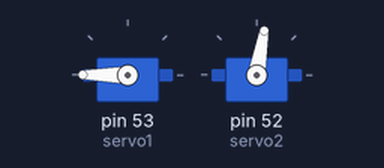
The sketch below on a simulated Arduino Mega 2560, built with avr-gcc and run on an emulated ATmega2560. Shown: 2 × servo.

Above: at 0.1 s.
At 0.9 s:
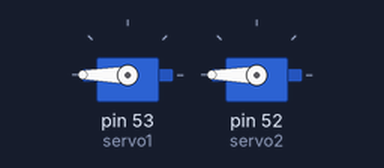
At 1.7 s:
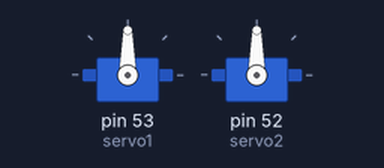
Timing chart, 0 to 3.2 s (numbered marks = the images above):
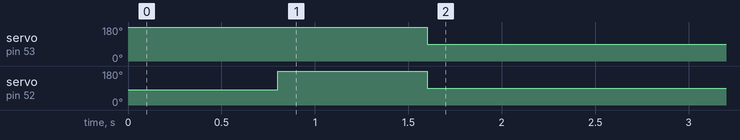

Measured:
- by itself, servo on pin 53 (servo1): 180° → 90° at 1.6 s
- by itself, servo on pin 52 (servo2): 80° → 180° at 0.80 s, → 90° 0.80 s later

The sketch:

Servo.ino
```cpp
#include <Servo.h>
Servo servo1;  // create servo object to control a servo
Servo servo2;

void pin_init(){
  servo1.attach(53);   // attaches the servo on B0 to the servo object
  servo2.attach(52);
}
void pick(unsigned char direction)
{
  if(direction=='L')
  { servo2.write(80);
    servo1.write(185);
    delay(800);
    servo2.write(180);
    delay(800);
    servo1.write(90);
    servo2.write(90);
  }
  else
  {
    servo2.write(100);
    servo1.write(5);
    delay(800);
    servo2.write(0);
    delay(800);
    servo1.write(90);
    servo2.write(90);
  }
}


void setup()
{
  pin_init();
  pick('L');
}

void loop(){

 }
```
